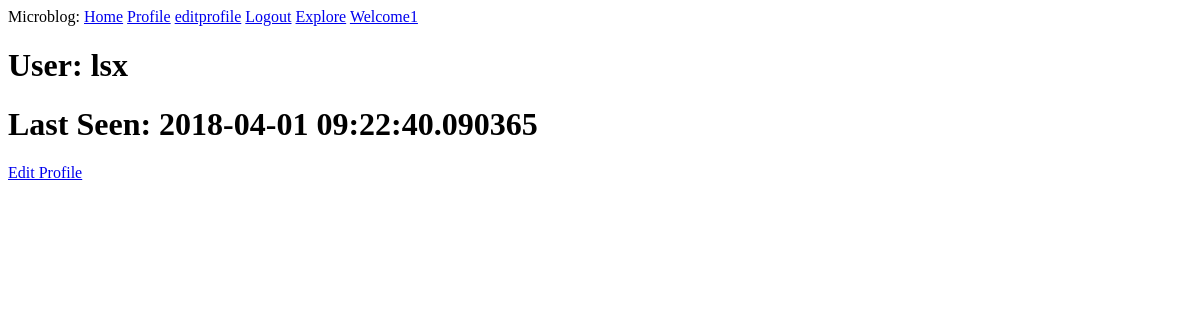
Page /user/lsx (signed in) on the earlier database version.
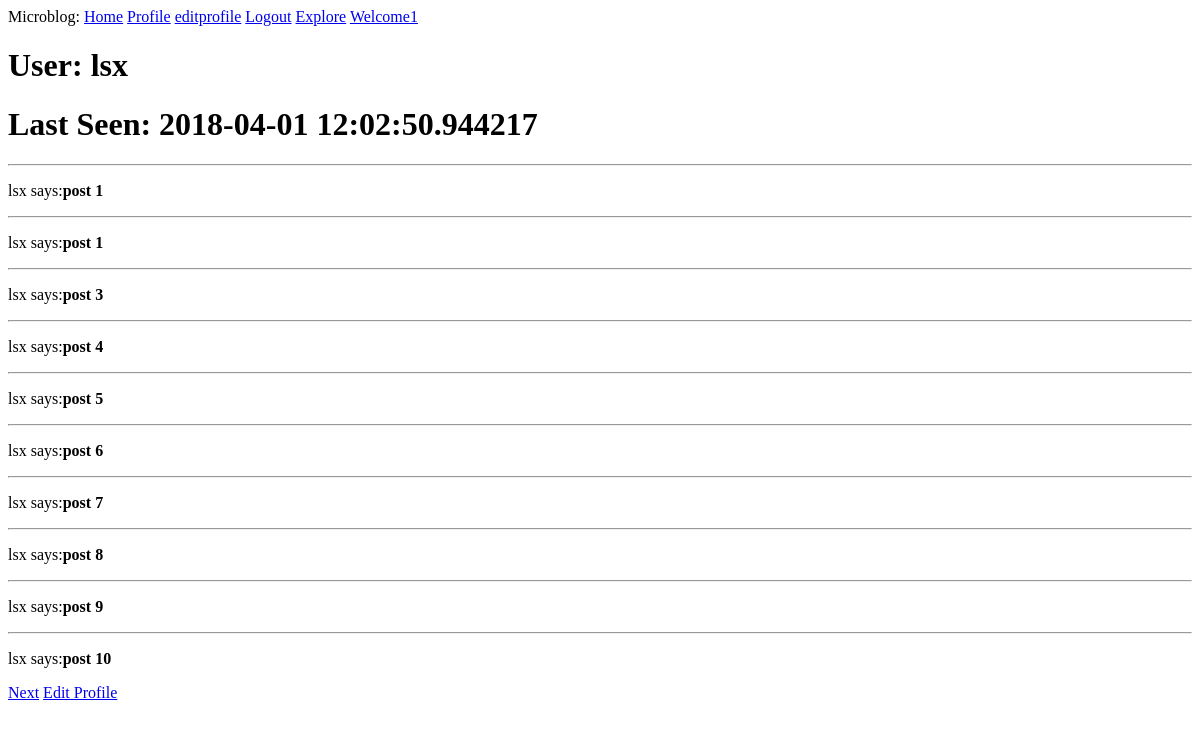
Same page on the later database version.
### app_package/models.py (models this page shows, shortened)
class User(UserMixin,db.Model):
    id = db.Column(db.Integer, primary_key=True)
    username = db.Column(db.String(50), index=True, unique=True)
    email = db.Column(db.String(50), index=True, unique=True)
    password_hash = db.Column(db.String(50), index=True, unique=True)
    aboutme = db.Column(db.String(400))
    last_seen = db.Column(db.DateTime, default=datetime.utcnow)
    posts = db.relationship('Post', backref='author', lazy='dynamic')
    followed = db.relationship("User",secondary=followers,
        primaryjoin=(followers.c.follower_id==id),
        secondaryjoin=(followers.c.followed_id==id),
        backref=db.backref("followers",lazy="dynamic"), lazy='dynamic')
    '''
        判断是否关注
    '''
    '''
       关注用户
    '''
    '''
        取消关注
    '''
    '''
        获取关注用户以及自己的文章，发布时间倒序排列
    '''

class Post(db.Model):
    id = db.Column(db.Integer, primary_key=True)
    body = db.Column(db.String(500))
    timestamp = db.Column(db.DateTime, index=True, default=datetime.utcnow)
    user_id = db.Column(db.Integer, db.ForeignKey('user.id'))

### app_package/route.py (the view)
@app.route("/user/<username>")
def user(username):
    page = request.args.get('page', 1, type=int)
    u = User.query.filter_by(username=username).first_or_404();
    posts = [
        {'author': u, 'body': 'Test post #1'},
        {'author': u, 'body': 'Test post #2'}
    ]
    posts = Post.query.filter_by(user_id=u.id).paginate(page, app.config['POST_PERPAGE'], False)
    next_url = url_for('explore', page=posts.next_num) if posts.has_next else None
    prev_url = url_for('explore', page=posts.prev_num) if posts.has_prev else None
    return render_template("user.html", title="user", posts=posts.items, user=u, prev_url=prev_url, next_url=next_url)

### app_package/models.py (called while the page is built)
@login.user_loader
def get_user(ident):
  return User.query.get(int(ident))

### app_package/route.py (called while the page is built)
@app.before_request
def before_request():
    if current_user.is_authenticated:
        current_user.last_seen = datetime.utcnow()
        db.session.commit()

### app_package/templates/user.html (shortened to what this page needs)
{% extends "base.html" %}
{% block content %}
    <h1>User: {{user.username}}</h1>
    {% if user.last_seen %}
     <h1>Last Seen: {{user.last_seen}}</h1>
    {% endif %}
    {% for post in posts %}
        <hr>
        <p>
            {{post.author.username}} says:<b>{{post.body}}</b>
        </p>
    {% endfor %}
    {% if next_url %}
        <a href="{{next_url}}">Next</a>
    {% endif %}
    {% if current_user == user %}
        <a href="{{url_for('edit_profile')}}">Edit Profile</a>
    {% elif not current_user.is_following(user) %}
        <a href="{{url_for('follow',username=user.username)}}">Follow</a>
    {% else %}
        <a href="{{url_for('unfollow',username=user.username)}}">Unfollow</a>
    {% endif %}
{% endblock %}

### app_package/templates/base.html (shortened to what this page needs)
<!DOCTYPE html>
<html>
<head>
</head>
<body>
<div>Microblog:
    <a href="{{url_for('hello')}}">Home</a>
    {% if current_user.is_anonymous %}
        <a href="{{url_for('login')}}">Login</a>
    {% else %}
        <a href="{{ url_for('user', username=current_user.username) }}">Profile</a>
        <a href="{{url_for('edit_profile')}}">editprofile</a>
        <a href="{{url_for('logout')}}">Logout</a>
    {% endif %}
    <a href="{{url_for('explore')}}">Explore</a>
    <a href="/welcome?name=strange">Welcome1</a>
</div>
{% block content %}
{% endblock %}
</body>
</html>

Differences in the rows shown:
changed User "lsx": last_seen "2018-04-01 09:22:40.090365" → "2018-04-01 12:02:50.944217"
added Post: author.username "lsx", body "post 1"
added Post: author.username "lsx", body "post 1"
added Post: author.username "lsx", body "post 3"
added Post: author.username "lsx", body "post 4"
added Post: author.username "lsx", body "post 5"
added Post: author.username "lsx", body "post 6"
added Post: author.username "lsx", body "post 7"
added Post: author.username "lsx", body "post 8"
added Post: author.username "lsx", body "post 9"
added Post: author.username "lsx", body "post 10"
Other differences:
text now shown: "Next"
